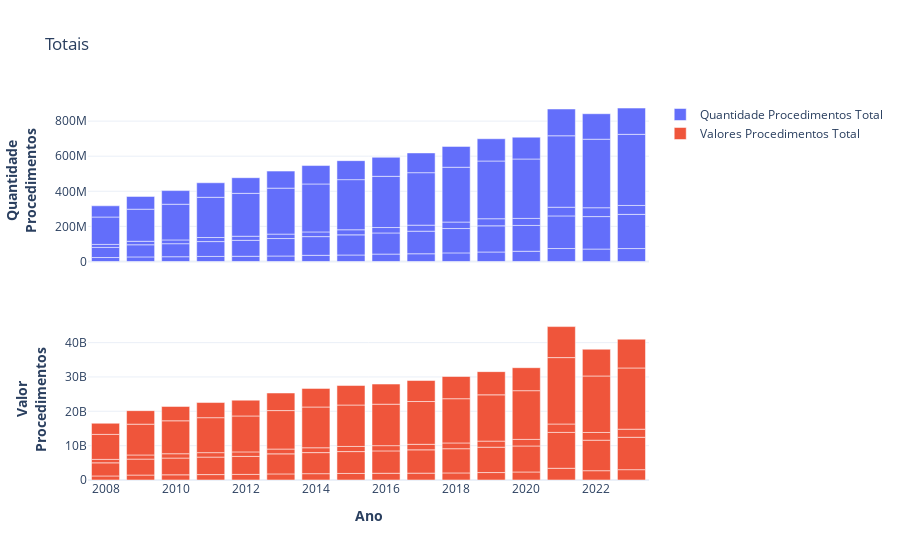

Source (notebook cell):
### Code cell
fig = make_subplots(rows=2, cols=1, shared_xaxes=True , shared_yaxes=False)
fig.add_trace(go.Bar(x=df_datasus_agrupado_ano_regiao.index,
                     y=df_datasus_agrupado_ano_regiao['quantidade_procedimentos_total'],
                     name='Quantidade Procedimentos Total'),
              row=1,
              col=1)
fig.add_trace(go.Bar(x=df_datasus_agrupado_ano_regiao.index,
                     y=df_datasus_agrupado_ano_regiao['valor_procedimentos_total'],
                     name='Valores Procedimentos Total'),
              row=2,
              col=1)
fig.update_yaxes(title_text="<b>Quantidade<br>Procedimentos", row=1, col=1)
fig.update_yaxes(title_text="<b>Valor<br>Procedimentos", row=2, col=1)
fig.update_xaxes(title_text="<b>Ano", row=2, col=1, ticklabelmode="period")

fig.update_layout(template='plotly_white', title_text='Totais')
